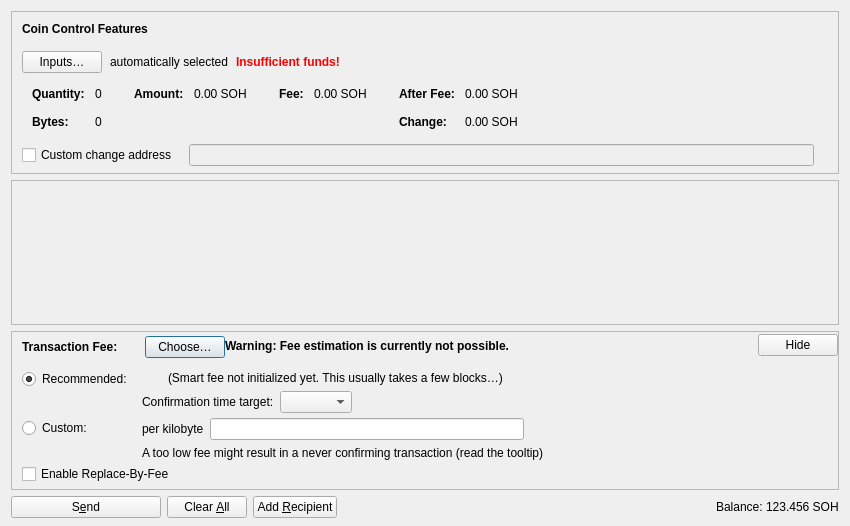
<?xml version="1.0" encoding="UTF-8"?>
<ui version="4.0">
 <class>SendCoinsDialog</class>
 <widget class="QDialog" name="SendCoinsDialog">
  <property name="geometry">
   <rect>
    <x>0</x>
    <y>0</y>
    <width>850</width>
    <height>526</height>
   </rect>
  </property>
  <property name="windowTitle">
   <string>Send Coins</string>
  </property>
  <layout class="QVBoxLayout" name="verticalLayout" stretch="0,1,0,0">
   <property name="bottomMargin">
    <number>8</number>
   </property>
   <item>
    <widget class="QFrame" name="frameCoinControl">
     <property name="sizePolicy">
      <sizepolicy hsizetype="Expanding" vsizetype="Expanding">
       <horstretch>0</horstretch>
       <verstretch>0</verstretch>
      </sizepolicy>
     </property>
     <property name="maximumSize">
      <size>
       <width>16777215</width>
       <height>16777215</height>
      </size>
     </property>
     <property name="frameShape">
      <enum>QFrame::StyledPanel</enum>
     </property>
     <property name="frameShadow">
      <enum>QFrame::Sunken</enum>
     </property>
     <layout class="QVBoxLayout" name="verticalLayoutCoinControl2">
      <property name="spacing">
       <number>0</number>
      </property>
      <property name="leftMargin">
       <number>0</number>
      </property>
      <property name="topMargin">
       <number>0</number>
      </property>
      <property name="rightMargin">
       <number>0</number>
      </property>
      <property name="bottomMargin">
       <number>6</number>
      </property>
      <item>
       <layout class="QVBoxLayout" name="verticalLayoutCoinControl" stretch="0,0,0,0,1">
        <property name="spacing">
         <number>0</number>
        </property>
        <property name="leftMargin">
         <number>10</number>
        </property>
        <property name="topMargin">
         <number>10</number>
        </property>
        <item>
         <layout class="QHBoxLayout" name="horizontalLayoutCoinControl1">
          <property name="bottomMargin">
           <number>15</number>
          </property>
          <item>
           <widget class="QLabel" name="labelCoinControlFeatures">
            <property name="sizePolicy">
             <sizepolicy hsizetype="Preferred" vsizetype="Maximum">
              <horstretch>0</horstretch>
              <verstretch>0</verstretch>
             </sizepolicy>
            </property>
            <property name="font">
             <font>
              <weight>75</weight>
              <bold>true</bold>
             </font>
            </property>
            <property name="styleSheet">
             <string notr="true">font-weight:bold;</string>
            </property>
            <property name="text">
             <string>Coin Control Features</string>
            </property>
           </widget>
          </item>
         </layout>
        </item>
        <item>
         <layout class="QHBoxLayout" name="horizontalLayoutCoinControl2" stretch="0,0,0,0">
          <property name="spacing">
           <number>8</number>
          </property>
          <property name="bottomMargin">
           <number>10</number>
          </property>
          <item>
           <widget class="QPushButton" name="pushButtonCoinControl">
            <property name="styleSheet">
             <string notr="true"/>
            </property>
            <property name="text">
             <string>Inputs…</string>
            </property>
            <property name="autoDefault">
             <bool>false</bool>
            </property>
           </widget>
          </item>
          <item>
           <widget class="QLabel" name="labelCoinControlAutomaticallySelected">
            <property name="text">
             <string>automatically selected</string>
            </property>
            <property name="margin">
             <number>5</number>
            </property>
           </widget>
          </item>
          <item>
           <widget class="QLabel" name="labelCoinControlInsuffFunds">
            <property name="font">
             <font>
              <weight>75</weight>
              <bold>true</bold>
             </font>
            </property>
            <property name="styleSheet">
             <string notr="true">color:red;font-weight:bold;</string>
            </property>
            <property name="text">
             <string>Insufficient funds!</string>
            </property>
            <property name="margin">
             <number>5</number>
            </property>
           </widget>
          </item>
          <item>
           <spacer name="horizontalSpacerCoinControl">
            <property name="orientation">
             <enum>Qt::Horizontal</enum>
            </property>
            <property name="sizeHint" stdset="0">
             <size>
              <width>40</width>
              <height>1</height>
             </size>
            </property>
           </spacer>
          </item>
         </layout>
        </item>
        <item>
         <widget class="QWidget" name="widgetCoinControl" native="true">
          <property name="sizePolicy">
           <sizepolicy hsizetype="Preferred" vsizetype="Preferred">
            <horstretch>0</horstretch>
            <verstretch>0</verstretch>
           </sizepolicy>
          </property>
          <property name="minimumSize">
           <size>
            <width>0</width>
            <height>0</height>
           </size>
          </property>
          <property name="styleSheet">
           <string notr="true"/>
          </property>
          <layout class="QHBoxLayout" name="horizontalLayoutCoinControl5">
           <property name="leftMargin">
            <number>0</number>
           </property>
           <property name="topMargin">
            <number>0</number>
           </property>
           <property name="rightMargin">
            <number>0</number>
           </property>
           <property name="bottomMargin">
            <number>0</number>
           </property>
           <item>
            <layout class="QHBoxLayout" name="horizontalLayoutCoinControl3" stretch="0,0,0,1">
             <property name="spacing">
              <number>20</number>
             </property>
             <property name="topMargin">
              <number>0</number>
             </property>
             <property name="bottomMargin">
              <number>10</number>
             </property>
             <item>
              <layout class="QFormLayout" name="formLayoutCoinControl1">
               <property name="labelAlignment">
                <set>Qt::AlignLeft|Qt::AlignVCenter</set>
               </property>
               <property name="horizontalSpacing">
                <number>10</number>
               </property>
               <property name="verticalSpacing">
                <number>14</number>
               </property>
               <property name="leftMargin">
                <number>10</number>
               </property>
               <property name="topMargin">
                <number>4</number>
               </property>
               <property name="rightMargin">
                <number>6</number>
               </property>
               <item row="0" column="0">
                <widget class="QLabel" name="labelCoinControlQuantityText">
                 <property name="font">
                  <font>
                   <weight>75</weight>
                   <bold>true</bold>
                  </font>
                 </property>
                 <property name="text">
                  <string>Quantity:</string>
                 </property>
                 <property name="margin">
                  <number>0</number>
                 </property>
                </widget>
               </item>
               <item row="0" column="1">
                <widget class="QLabel" name="labelCoinControlQuantity">
                 <property name="cursor">
                  <cursorShape>IBeamCursor</cursorShape>
                 </property>
                 <property name="contextMenuPolicy">
                  <enum>Qt::ActionsContextMenu</enum>
                 </property>
                 <property name="text">
                  <string notr="true">0</string>
                 </property>
                 <property name="margin">
                  <number>0</number>
                 </property>
                 <property name="textInteractionFlags">
                  <set>Qt::LinksAccessibleByMouse|Qt::TextSelectableByKeyboard|Qt::TextSelectableByMouse</set>
                 </property>
                </widget>
               </item>
               <item row="1" column="0">
                <widget class="QLabel" name="labelCoinControlBytesText">
                 <property name="font">
                  <font>
                   <weight>75</weight>
                   <bold>true</bold>
                  </font>
                 </property>
                 <property name="text">
                  <string>Bytes:</string>
                 </property>
                </widget>
               </item>
               <item row="1" column="1">
                <widget class="QLabel" name="labelCoinControlBytes">
                 <property name="cursor">
                  <cursorShape>IBeamCursor</cursorShape>
                 </property>
                 <property name="contextMenuPolicy">
                  <enum>Qt::ActionsContextMenu</enum>
                 </property>
                 <property name="text">
                  <string notr="true">0</string>
                 </property>
                 <property name="textInteractionFlags">
                  <set>Qt::LinksAccessibleByMouse|Qt::TextSelectableByKeyboard|Qt::TextSelectableByMouse</set>
                 </property>
                </widget>
               </item>
              </layout>
             </item>
             <item>
              <layout class="QFormLayout" name="formLayoutCoinControl2">
               <property name="horizontalSpacing">
                <number>10</number>
               </property>
               <property name="verticalSpacing">
                <number>14</number>
               </property>
               <property name="leftMargin">
                <number>6</number>
               </property>
               <property name="topMargin">
                <number>4</number>
               </property>
               <property name="rightMargin">
                <number>6</number>
               </property>
               <item row="0" column="0">
                <widget class="QLabel" name="labelCoinControlAmountText">
                 <property name="font">
                  <font>
                   <weight>75</weight>
                   <bold>true</bold>
                  </font>
                 </property>
                 <property name="text">
                  <string>Amount:</string>
                 </property>
                 <property name="margin">
                  <number>0</number>
                 </property>
                </widget>
               </item>
               <item row="0" column="1">
                <widget class="QLabel" name="labelCoinControlAmount">
                 <property name="cursor">
                  <cursorShape>IBeamCursor</cursorShape>
                 </property>
                 <property name="contextMenuPolicy">
                  <enum>Qt::ActionsContextMenu</enum>
                 </property>
                 <property name="text">
                  <string notr="true">0.00 SOH</string>
                 </property>
                 <property name="textInteractionFlags">
                  <set>Qt::LinksAccessibleByMouse|Qt::TextSelectableByKeyboard|Qt::TextSelectableByMouse</set>
                 </property>
                </widget>
               </item>
              </layout>
             </item>
             <item>
              <layout class="QFormLayout" name="formLayoutCoinControl3">
               <property name="horizontalSpacing">
                <number>10</number>
               </property>
               <property name="verticalSpacing">
                <number>14</number>
               </property>
               <property name="leftMargin">
                <number>6</number>
               </property>
               <property name="topMargin">
                <number>4</number>
               </property>
               <property name="rightMargin">
                <number>6</number>
               </property>
               <item row="0" column="0">
                <widget class="QLabel" name="labelCoinControlFeeText">
                 <property name="font">
                  <font>
                   <weight>75</weight>
                   <bold>true</bold>
                  </font>
                 </property>
                 <property name="text">
                  <string>Fee:</string>
                 </property>
                 <property name="margin">
                  <number>0</number>
                 </property>
                </widget>
               </item>
               <item row="0" column="1">
                <widget class="QLabel" name="labelCoinControlFee">
                 <property name="cursor">
                  <cursorShape>IBeamCursor</cursorShape>
                 </property>
                 <property name="contextMenuPolicy">
                  <enum>Qt::ActionsContextMenu</enum>
                 </property>
                 <property name="text">
                  <string notr="true">0.00 SOH</string>
                 </property>
                 <property name="textInteractionFlags">
                  <set>Qt::LinksAccessibleByMouse|Qt::TextSelectableByKeyboard|Qt::TextSelectableByMouse</set>
                 </property>
                </widget>
               </item>
              </layout>
             </item>
             <item>
              <layout class="QFormLayout" name="formLayoutCoinControl4">
               <property name="labelAlignment">
                <set>Qt::AlignLeft|Qt::AlignVCenter</set>
               </property>
               <property name="horizontalSpacing">
                <number>10</number>
               </property>
               <property name="verticalSpacing">
                <number>14</number>
               </property>
               <property name="leftMargin">
                <number>6</number>
               </property>
               <property name="topMargin">
                <number>4</number>
               </property>
               <property name="rightMargin">
                <number>6</number>
               </property>
               <item row="0" column="0">
                <widget class="QLabel" name="labelCoinControlAfterFeeText">
                 <property name="font">
                  <font>
                   <weight>75</weight>
                   <bold>true</bold>
                  </font>
                 </property>
                 <property name="text">
                  <string>After Fee:</string>
                 </property>
                 <property name="margin">
                  <number>0</number>
                 </property>
                </widget>
               </item>
               <item row="0" column="1">
                <widget class="QLabel" name="labelCoinControlAfterFee">
                 <property name="cursor">
                  <cursorShape>IBeamCursor</cursorShape>
                 </property>
                 <property name="contextMenuPolicy">
                  <enum>Qt::ActionsContextMenu</enum>
                 </property>
                 <property name="text">
                  <string notr="true">0.00 SOH</string>
                 </property>
                 <property name="textInteractionFlags">
                  <set>Qt::LinksAccessibleByMouse|Qt::TextSelectableByKeyboard|Qt::TextSelectableByMouse</set>
                 </property>
                </widget>
               </item>
               <item row="1" column="0">
                <widget class="QLabel" name="labelCoinControlChangeText">
                 <property name="font">
                  <font>
                   <weight>75</weight>
                   <bold>true</bold>
                  </font>
                 </property>
                 <property name="text">
                  <string>Change:</string>
                 </property>
                </widget>
               </item>
               <item row="1" column="1">
                <widget class="QLabel" name="labelCoinControlChange">
                 <property name="cursor">
                  <cursorShape>IBeamCursor</cursorShape>
                 </property>
                 <property name="contextMenuPolicy">
                  <enum>Qt::ActionsContextMenu</enum>
                 </property>
                 <property name="text">
                  <string notr="true">0.00 SOH</string>
                 </property>
                 <property name="textInteractionFlags">
                  <set>Qt::LinksAccessibleByMouse|Qt::TextSelectableByKeyboard|Qt::TextSelectableByMouse</set>
                 </property>
                </widget>
               </item>
              </layout>
             </item>
            </layout>
           </item>
          </layout>
         </widget>
        </item>
        <item>
         <layout class="QHBoxLayout" name="horizontalLayoutCoinControl4" stretch="0,0,0">
          <property name="spacing">
           <number>12</number>
          </property>
          <property name="sizeConstraint">
           <enum>QLayout::SetDefaultConstraint</enum>
          </property>
          <property name="topMargin">
           <number>5</number>
          </property>
          <property name="rightMargin">
           <number>5</number>
          </property>
          <item>
           <widget class="QCheckBox" name="checkBoxCoinControlChange">
            <property name="toolTip">
             <string>If this is activated, but the change address is empty or invalid, change will be sent to a newly generated address.</string>
            </property>
            <property name="text">
             <string>Custom change address</string>
            </property>
           </widget>
          </item>
          <item>
           <widget class="QValidatedLineEdit" name="lineEditCoinControlChange">
            <property name="enabled">
             <bool>false</bool>
            </property>
            <property name="sizePolicy">
             <sizepolicy hsizetype="Expanding" vsizetype="Fixed">
              <horstretch>0</horstretch>
              <verstretch>0</verstretch>
             </sizepolicy>
            </property>
           </widget>
          </item>
          <item>
           <widget class="QLabel" name="labelCoinControlChangeLabel">
            <property name="sizePolicy">
             <sizepolicy hsizetype="Preferred" vsizetype="Expanding">
              <horstretch>0</horstretch>
              <verstretch>0</verstretch>
             </sizepolicy>
            </property>
            <property name="minimumSize">
             <size>
              <width>0</width>
              <height>0</height>
             </size>
            </property>
            <property name="text">
             <string/>
            </property>
            <property name="margin">
             <number>3</number>
            </property>
           </widget>
          </item>
         </layout>
        </item>
        <item>
         <spacer name="verticalSpacerCoinControl">
          <property name="orientation">
           <enum>Qt::Vertical</enum>
          </property>
          <property name="sizeHint" stdset="0">
           <size>
            <width>800</width>
            <height>1</height>
           </size>
          </property>
         </spacer>
        </item>
       </layout>
      </item>
     </layout>
    </widget>
   </item>
   <item>
    <widget class="QScrollArea" name="scrollArea">
     <property name="widgetResizable">
      <bool>true</bool>
     </property>
     <widget class="QWidget" name="scrollAreaWidgetContents">
      <property name="geometry">
       <rect>
        <x>0</x>
        <y>0</y>
        <width>830</width>
        <height>104</height>
       </rect>
      </property>
      <layout class="QVBoxLayout" name="verticalLayout_2" stretch="0,1">
       <property name="leftMargin">
        <number>0</number>
       </property>
       <property name="topMargin">
        <number>0</number>
       </property>
       <property name="rightMargin">
        <number>0</number>
       </property>
       <property name="bottomMargin">
        <number>0</number>
       </property>
       <item>
        <layout class="QVBoxLayout" name="entries">
         <property name="spacing">
          <number>6</number>
         </property>
        </layout>
       </item>
       <item>
        <spacer name="verticalSpacer">
         <property name="orientation">
          <enum>Qt::Vertical</enum>
         </property>
         <property name="sizeHint" stdset="0">
          <size>
           <width>20</width>
           <height>40</height>
          </size>
         </property>
        </spacer>
       </item>
      </layout>
     </widget>
    </widget>
   </item>
   <item>
    <widget class="QFrame" name="frameFee">
     <property name="sizePolicy">
      <sizepolicy hsizetype="Expanding" vsizetype="Expanding">
       <horstretch>0</horstretch>
       <verstretch>0</verstretch>
      </sizepolicy>
     </property>
     <property name="maximumSize">
      <size>
       <width>16777215</width>
       <height>16777215</height>
      </size>
     </property>
     <property name="frameShape">
      <enum>QFrame::StyledPanel</enum>
     </property>
     <property name="frameShadow">
      <enum>QFrame::Sunken</enum>
     </property>
     <layout class="QVBoxLayout" name="verticalLayoutFee1">
      <property name="spacing">
       <number>0</number>
      </property>
      <property name="leftMargin">
       <number>0</number>
      </property>
      <property name="topMargin">
       <number>0</number>
      </property>
      <property name="rightMargin">
       <number>0</number>
      </property>
      <property name="bottomMargin">
       <number>0</number>
      </property>
      <item>
       <layout class="QVBoxLayout" name="verticalLayoutFee2" stretch="0,0,0">
        <property name="spacing">
         <number>0</number>
        </property>
        <property name="leftMargin">
         <number>10</number>
        </property>
        <property name="topMargin">
         <number>0</number>
        </property>
        <item>
         <layout class="QHBoxLayout" name="horizontalLayoutFee1">
          <property name="bottomMargin">
           <number>0</number>
          </property>
          <item>
           <layout class="QVBoxLayout" name="verticalLayoutFee7">
            <property name="spacing">
             <number>0</number>
            </property>
            <item>
             <spacer name="verticalSpacerSmartFee">
              <property name="orientation">
               <enum>Qt::Vertical</enum>
              </property>
              <property name="sizeType">
               <enum>QSizePolicy::Fixed</enum>
              </property>
              <property name="sizeHint" stdset="0">
               <size>
                <width>1</width>
                <height>4</height>
               </size>
              </property>
             </spacer>
            </item>
            <item>
             <layout class="QHBoxLayout" name="horizontalLayoutSmartFee">
              <property name="spacing">
               <number>10</number>
              </property>
              <item>
               <widget class="QLabel" name="labelFeeHeadline">
                <property name="sizePolicy">
                 <sizepolicy hsizetype="Preferred" vsizetype="Maximum">
                  <horstretch>0</horstretch>
                  <verstretch>0</verstretch>
                 </sizepolicy>
                </property>
                <property name="font">
                 <font>
                  <weight>75</weight>
                  <bold>true</bold>
                 </font>
                </property>
                <property name="styleSheet">
                 <string notr="true">font-weight:bold;</string>
                </property>
                <property name="text">
                 <string>Transaction Fee:</string>
                </property>
               </widget>
              </item>
              <item>
               <widget class="QLabel" name="labelFeeMinimized">
                <property name="text">
                 <string/>
                </property>
               </widget>
              </item>
              <item>
               <widget class="QPushButton" name="buttonChooseFee">
                <property name="text">
                 <string>Choose…</string>
                </property>
               </widget>
              </item>
             </layout>
            </item>
            <item>
             <spacer name="verticalSpacer_5">
              <property name="orientation">
               <enum>Qt::Vertical</enum>
              </property>
              <property name="sizeHint" stdset="0">
               <size>
                <width>1</width>
                <height>1</height>
               </size>
              </property>
             </spacer>
            </item>
           </layout>
          </item>
          <item>
           <widget class="QLabel" name="fallbackFeeWarningLabel">
            <property name="toolTip">
             <string>Using the fallbackfee can result in sending a transaction that will take several hours or days (or never) to confirm. Consider choosing your fee manually or wait until you have validated the complete chain.</string>
            </property>
            <property name="font">
            <font>
                <weight>75</weight>
                <bold>true</bold>
            </font>
            </property>
            <property name="text">
             <string>Warning: Fee estimation is currently not possible.</string>
            </property>
            <property name="wordWrap">
             <bool>false</bool>
            </property>
           </widget>
          </item>
          <item>
           <spacer name="horizontalSpacer_4">
            <property name="orientation">
             <enum>Qt::Horizontal</enum>
            </property>
            <property name="sizeType">
             <enum>QSizePolicy::MinimumExpanding</enum>
            </property>
            <property name="sizeHint" stdset="0">
             <size>
              <width>40</width>
              <height>20</height>
             </size>
            </property>
           </spacer>
          </item>
          <item>
           <widget class="QPushButton" name="buttonMinimizeFee">
            <property name="toolTip">
             <string>Hide transaction fee settings</string>
            </property>
            <property name="text">
             <string>Hide</string>
            </property>
           </widget>
          </item>
         </layout>
        </item>
        <item>
         <widget class="QFrame" name="frameFeeSelection">
          <layout class="QVBoxLayout" name="verticalLayoutFee12">
           <property name="spacing">
            <number>0</number>
           </property>
           <property name="leftMargin">
            <number>0</number>
           </property>
           <property name="topMargin">
            <number>0</number>
           </property>
           <property name="rightMargin">
            <number>0</number>
           </property>
           <property name="bottomMargin">
            <number>0</number>
           </property>
           <item>
            <layout class="QGridLayout" name="gridLayoutFee">
             <property name="topMargin">
              <number>10</number>
             </property>
             <property name="bottomMargin">
              <number>4</number>
             </property>
             <property name="horizontalSpacing">
              <number>10</number>
             </property>
             <property name="verticalSpacing">
              <number>4</number>
             </property>
             <item row="1" column="1">
              <layout class="QVBoxLayout" name="verticalLayoutFee8">
               <property name="spacing">
                <number>6</number>
               </property>
               <item>
                <layout class="QHBoxLayout" name="horizontalLayoutFee13">
                 <item>
                  <widget class="QLabel" name="labelCustomPerKilobyte">
                   <property name="toolTip">
                    <string>Specify a custom fee per kB (1,000 bytes) of the transaction's virtual size.

Note:  Since the fee is calculated on a per-byte basis, a fee rate of "100 satoshis per kvB" for a transaction size of 500 virtual bytes (half of 1 kvB) would ultimately yield a fee of only 50 satoshis.</string>
                   </property>
                   <property name="text">
                    <string>per kilobyte</string>
                   </property>
                  </widget>
                 </item>
                 <item>
                  <widget class="BitcoinAmountField" name="customFee"/>
                 </item>
                 <item>
                  <spacer name="horizontalSpacer_6">
                   <property name="orientation">
                    <enum>Qt::Horizontal</enum>
                   </property>
                   <property name="sizeHint" stdset="0">
                    <size>
                     <width>1</width>
                     <height>1</height>
                    </size>
                   </property>
                  </spacer>
                 </item>
                </layout>
               </item>
               <item>
                <layout class="QHBoxLayout" name="horizontalLayoutFee8">
                 <item>
                  <widget class="QLabel" name="labelCustomFeeWarning">
                   <property name="enabled">
                    <bool>true</bool>
                   </property>
                   <property name="toolTip">
                    <string>When there is less transaction volume than space in the blocks, miners as well as relaying nodes may enforce a minimum fee. Paying only this minimum fee is just fine, but be aware that this can result in a never confirming transaction once there is more demand for bitcoin transactions than the network can process.</string>
                   </property>
                   <property name="text">
                    <string>A too low fee might result in a never confirming transaction (read the tooltip)</string>
                   </property>
                  </widget>
                 </item>
                 <item>
                  <spacer name="horizontalSpacer_2">
                   <property name="orientation">
                    <enum>Qt::Horizontal</enum>
                   </property>
                   <property name="sizeHint" stdset="0">
                    <size>
                     <width>1</width>
                     <height>1</height>
                    </size>
                   </property>
                  </spacer>
                 </item>
                </layout>
               </item>
              </layout>
             </item>
             <item row="0" column="0">
              <layout class="QVBoxLayout" name="verticalLayoutFee4" stretch="0,1">
               <item>
                <widget class="QRadioButton" name="radioSmartFee">
                 <property name="text">
                  <string>Recommended:</string>
                 </property>
                 <property name="checked">
                  <bool>true</bool>
                 </property>
                 <attribute name="buttonGroup">
                  <string notr="true">groupFee</string>
                 </attribute>
                </widget>
               </item>
               <item>
                <spacer name="verticalSpacer_2">
                 <property name="orientation">
                  <enum>Qt::Vertical</enum>
                 </property>
                 <property name="sizeHint" stdset="0">
                  <size>
                   <width>1</width>
                   <height>1</height>
                  </size>
                 </property>
                </spacer>
               </item>
              </layout>
             </item>
             <item row="1" column="0">
              <layout class="QVBoxLayout" name="verticalLayoutFee9" stretch="0,1">
               <item>
                <widget class="QRadioButton" name="radioCustomFee">
                 <property name="text">
                  <string>Custom:</string>
                 </property>
                 <attribute name="buttonGroup">
                  <string notr="true">groupFee</string>
                 </attribute>
                </widget>
               </item>
               <item>
                <spacer name="verticalSpacer_6">
                 <property name="orientation">
                  <enum>Qt::Vertical</enum>
                 </property>
                 <property name="sizeHint" stdset="0">
                  <size>
                   <width>1</width>
                   <height>1</height>
                  </size>
                 </property>
                </spacer>
               </item>
              </layout>
             </item>
             <item row="0" column="1">
              <layout class="QVBoxLayout" name="verticalLayoutFee3" stretch="0,0,1">
               <property name="spacing">
                <number>6</number>
               </property>
               <property name="topMargin">
                <number>2</number>
               </property>
               <item>
                <layout class="QHBoxLayout" name="horizontalLayoutFee12">
                 <item>
                  <widget class="QLabel" name="labelSmartFee">
                   <property name="text">
                    <string/>
                   </property>
                  </widget>
                 </item>
                 <item>
                  <widget class="QLabel" name="labelFeeEstimation">
                   <property name="text">
                    <string/>
                   </property>
                  </widget>
                 </item>
                 <item>
                  <widget class="QLabel" name="labelSmartFee2">
                   <property name="text">
                    <string>(Smart fee not initialized yet. This usually takes a few blocks…)</string>
                   </property>
                  </widget>
                 </item>
                 <item>
                  <spacer name="horizontalSpacer_5">
                   <property name="orientation">
                    <enum>Qt::Horizontal</enum>
                   </property>
                   <property name="sizeHint" stdset="0">
                    <size>
                     <width>1</width>
                     <height>1</height>
                    </size>
                   </property>
                  </spacer>
                 </item>
                </layout>
               </item>
               <item>
                <layout class="QHBoxLayout" name="horizontalLayoutFee9">
                 <item>
                  <layout class="QVBoxLayout" name="verticalLayoutFee6">
                   <item>
                    <widget class="QLabel" name="labelSmartFee3">
                     <property name="text">
                      <string>Confirmation time target:</string>
                     </property>
                    </widget>
                   </item>
                  </layout>
                 </item>
                 <item>
                  <layout class="QVBoxLayout" name="verticalLayoutFee5">
                   <property name="rightMargin">
                    <number>30</number>
                   </property>
                   <item>
                    <layout class="QHBoxLayout" name="horizontalLayoutConfTarget">
                     <property name="bottomMargin">
                      <number>0</number>
                     </property>
                     <item>
                      <widget class="QComboBox" name="confTargetSelector"/>
                     </item>
                     <item>
                      <spacer name="horizontalSpacerConfTarget">
                       <property name="orientation">
                        <enum>Qt::Horizontal</enum>
                       </property>
                       <property name="sizeHint" stdset="0">
                        <size>
                         <width>40</width>
                         <height>20</height>
                        </size>
                       </property>
                      </spacer>
                     </item>
                    </layout>
                   </item>
                  </layout>
                 </item>
                </layout>
               </item>
               <item>
                <spacer name="verticalSpacer_4">
                 <property name="orientation">
                  <enum>Qt::Vertical</enum>
                 </property>
                 <property name="sizeHint" stdset="0">
                  <size>
                   <width>1</width>
                   <height>1</height>
                  </size>
                 </property>
                </spacer>
               </item>
              </layout>
             </item>
            </layout>
           </item>
           <item>
            <widget class="QCheckBox" name="optInRBF">
             <property name="text">
              <string>Enable Replace-By-Fee</string>
             </property>
             <property name="toolTip">
              <string>With Replace-By-Fee (BIP-125) you can increase a transaction's fee after it is sent. Without this, a higher fee may be recommended to compensate for increased transaction delay risk.</string>
             </property>
            </widget>
           </item>
          </layout>
         </widget>
        </item>
        <item>
         <spacer name="verticalSpacerFee">
          <property name="orientation">
           <enum>Qt::Vertical</enum>
          </property>
          <property name="sizeHint" stdset="0">
           <size>
            <width>40</width>
            <height>5</height>
           </size>
          </property>
         </spacer>
        </item>
       </layout>
      </item>
     </layout>
    </widget>
   </item>
   <item>
    <layout class="QHBoxLayout" name="horizontalLayout">
     <item>
      <widget class="QPushButton" name="sendButton">
       <property name="minimumSize">
        <size>
         <width>150</width>
         <height>0</height>
        </size>
       </property>
       <property name="toolTip">
        <string>Confirm the send action</string>
       </property>
       <property name="text">
        <string>S&amp;end</string>
       </property>
       <property name="icon">
        <iconset resource="../bitcoin.qrc">
         <normaloff>:/icons/send</normaloff>:/icons/send</iconset>
       </property>
       <property name="autoDefault">
        <bool>false</bool>
       </property>
       <property name="default">
        <bool>false</bool>
       </property>
      </widget>
     </item>
     <item>
      <widget class="QPushButton" name="clearButton">
       <property name="sizePolicy">
        <sizepolicy hsizetype="Minimum" vsizetype="Fixed">
         <horstretch>0</horstretch>
         <verstretch>0</verstretch>
        </sizepolicy>
       </property>
       <property name="toolTip">
        <string>Clear all fields of the form.</string>
       </property>
       <property name="text">
        <string>Clear &amp;All</string>
       </property>
       <property name="icon">
        <iconset resource="../bitcoin.qrc">
         <normaloff>:/icons/remove</normaloff>:/icons/remove</iconset>
       </property>
       <property name="autoDefault">
        <bool>false</bool>
       </property>
      </widget>
     </item>
     <item>
      <widget class="QPushButton" name="addButton">
       <property name="toolTip">
        <string>Send to multiple recipients at once</string>
       </property>
       <property name="text">
        <string>Add &amp;Recipient</string>
       </property>
       <property name="icon">
        <iconset resource="../bitcoin.qrc">
         <normaloff>:/icons/add</normaloff>:/icons/add</iconset>
       </property>
       <property name="autoDefault">
        <bool>false</bool>
       </property>
      </widget>
     </item>
     <item>
      <spacer name="horizontalSpacer">
       <property name="orientation">
        <enum>Qt::Horizontal</enum>
       </property>
       <property name="sizeHint" stdset="0">
        <size>
         <width>40</width>
         <height>20</height>
        </size>
       </property>
      </spacer>
     </item>
     <item>
      <layout class="QHBoxLayout" name="horizontalLayout_2">
       <property name="spacing">
        <number>3</number>
       </property>
       <item>
        <widget class="QLabel" name="labelBalanceName">
         <property name="sizePolicy">
          <sizepolicy hsizetype="Preferred" vsizetype="Fixed">
           <horstretch>0</horstretch>
           <verstretch>0</verstretch>
          </sizepolicy>
         </property>
         <property name="text">
          <string>Balance:</string>
         </property>
        </widget>
       </item>
       <item>
        <widget class="QLabel" name="labelBalance">
         <property name="sizePolicy">
          <sizepolicy hsizetype="Preferred" vsizetype="Fixed">
           <horstretch>0</horstretch>
           <verstretch>0</verstretch>
          </sizepolicy>
         </property>
         <property name="cursor">
          <cursorShape>IBeamCursor</cursorShape>
         </property>
         <property name="text">
          <string notr="true">123.456 SOH</string>
         </property>
         <property name="textInteractionFlags">
          <set>Qt::LinksAccessibleByMouse|Qt::TextSelectableByKeyboard|Qt::TextSelectableByMouse</set>
         </property>
        </widget>
       </item>
      </layout>
     </item>
    </layout>
   </item>
  </layout>
 </widget>
 <customwidgets>
  <customwidget>
   <class>QValidatedLineEdit</class>
   <extends>QLineEdit</extends>
   <header>qt/qvalidatedlineedit.h</header>
  </customwidget>
  <customwidget>
   <class>BitcoinAmountField</class>
   <extends>QLineEdit</extends>
   <header>qt/bitcoinamountfield.h</header>
   <container>1</container>
  </customwidget>
 </customwidgets>
 <resources>
  <include location="../bitcoin.qrc"/>
 </resources>
 <connections/>
 <buttongroups>
  <buttongroup name="groupFee"/>
 </buttongroups>
</ui>
